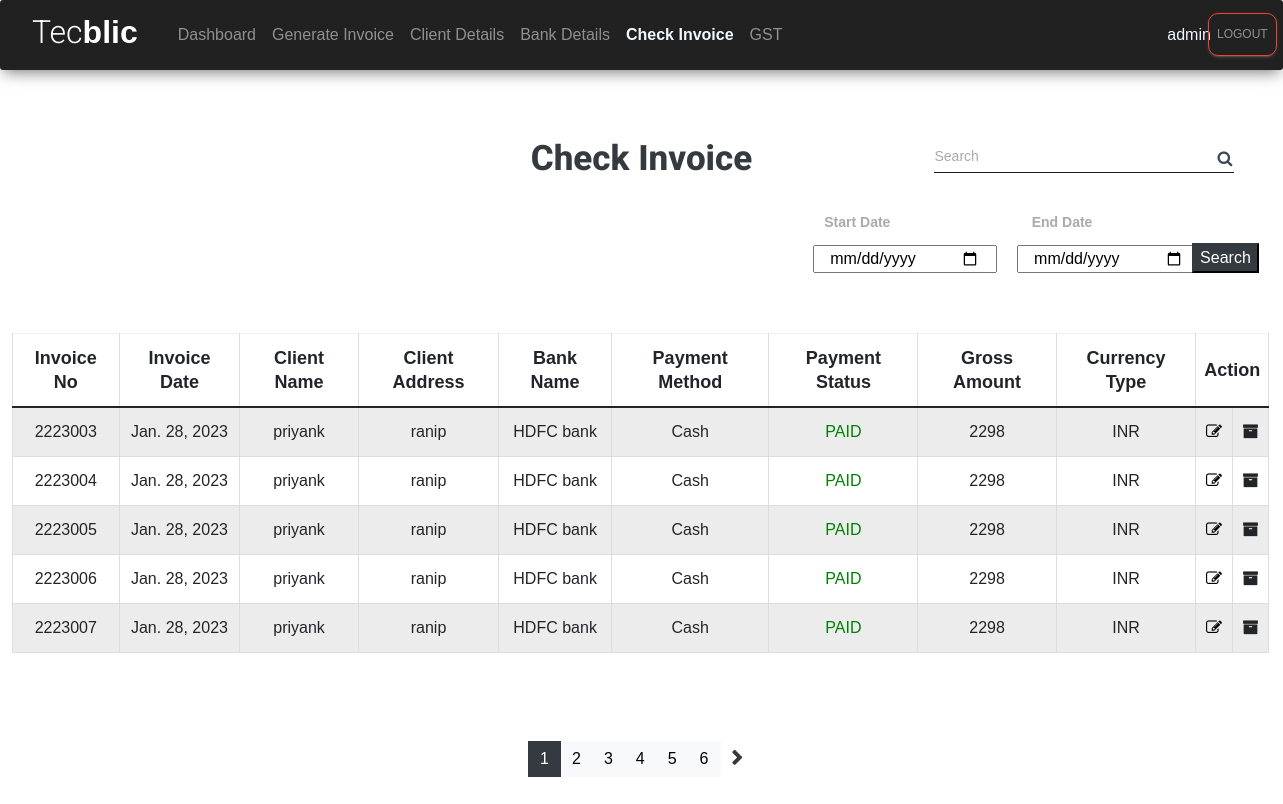
Before: /check (signed in) with the older database file.
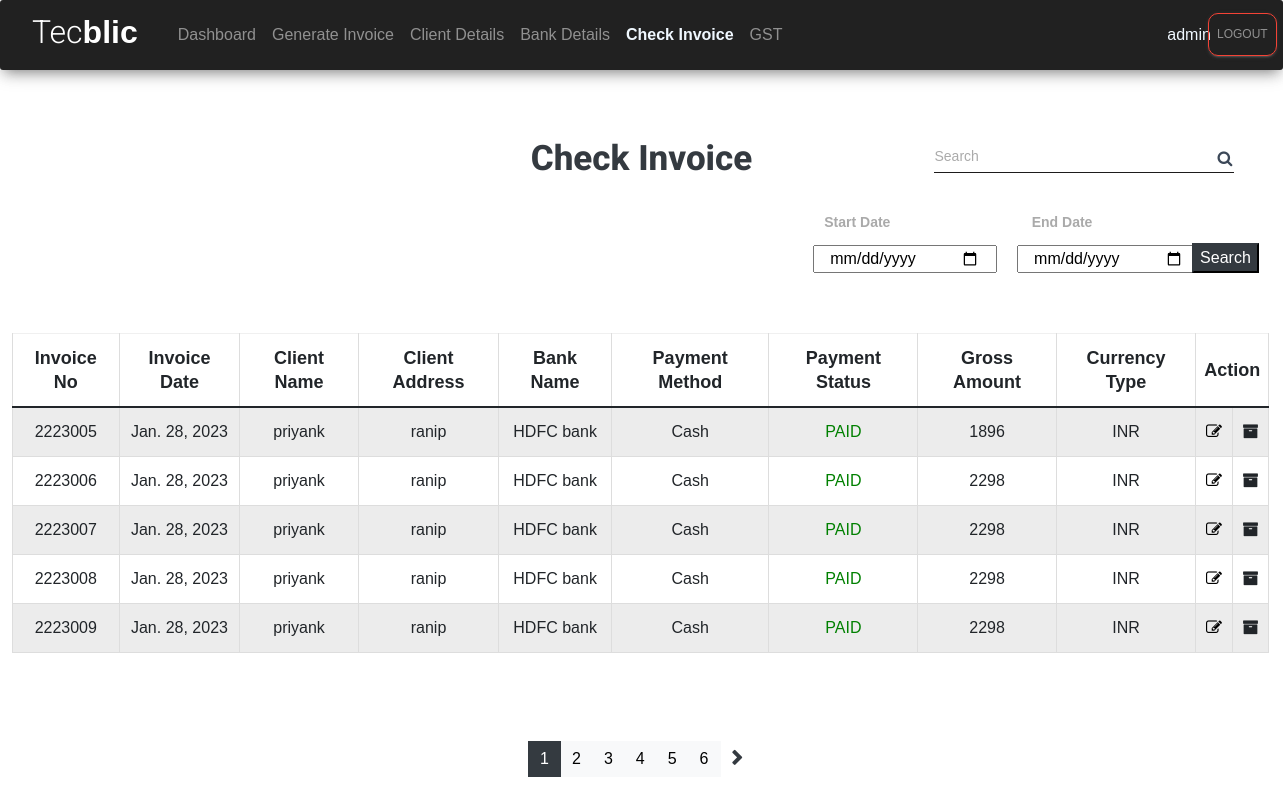
After: the same page with the newer database file.
### tecblicapp/models.py (models this page shows, shortened)
class SoftDeleteModel(models.Model):
    is_deleted = models.BooleanField(default=False)
    class Meta:
        abstract = True

class Invoice(SoftDeleteModel):
    Method = [
    ('----','----'),
    ('Cash', 'Cash'),
    ('Online', 'Online'),
    ('Cheque', 'Cheque'),
    ('Swift Transfer', 'Swift Transfer'),
    ]
    imp=[
        ('DOMESTIC','DOMESTIC'),
        ('EXPORT','EXPORT'),
        ('Inter State', 'Inter State'),
    ]
    Currency = [
    ('INR', 'INR'),
    ('USD', 'USD'),
    ('EUR', 'EUR'),
    ]
    STATUS = [
    ('PENDING', 'PENDING'),
    ('PAID', 'PAID'),
    ]
    emails=[
        ('only_generate','Only Generate'),
        ('generate_and_send','Generate And Send Mail')
    ]
    quantity_type = [
        ("No's", "No's"),
        ('HRS', 'HRS'),
        ('DAY', 'DAY'),
    ]
    invoice_no = models.IntegerField(primary_key=True, blank=True)
    sac_code = models.CharField(null=True, blank=True, max_length=6)
    invoice_date = models.DateField(null=True, blank=True)
    payment_method = models.CharField(choices=Method, default='Cash', max_length=100)
    payment_status = models.CharField(choices=STATUS, default='PAID', max_length=100)
    gross_amount=models.IntegerField(null=True,blank=True)
    cgst = models.CharField(max_length=20, null=True, blank=True,default=0)
    sgst = models.CharField(max_length=20, null=True, blank=True,default=0)
    igst = models.CharField(max_length=20, null=True, blank=True,default=0)
    currency_type=models.CharField(choices=Currency,max_length=5,default='INR')
    qty_type = models.CharField(choices=quantity_type, default='HRS', max_length=5)
    gst_type=models.CharField(choices=imp,default='DOMESTIC',max_length=20)
    t_2 = models.TextField(
        default="2) This Bill is payable by Electronic transfer/ DD/ Cheque in favor of Tecblic Private Limited. For payment made by electronic fund transfer, please send details to accounts@tecblic.com (Invoice number, Invoice amount, Tecblic Bank name and Account number, Payment date, Amount paid, TDS if applicable). Queries can be sent to us at accounts@tecblic.com.")
    t_3 = models.TextField(default="3) Please make payment within 7 days of receipt of this invoice.")
    t_4 = models.TextField(
        default="4) TDS certificate, if applicable, should be issued in favor of Tecblic Private Limited, AAHCT7338J of the Billing Entity and emailed to accounts@tecblic.com or couriered to above address.")
    t_5 = models.TextField(
        default="5) We declare that invoice shows the actual price of goods/services described and that all particulars are correct.")
    client = models.ForeignKey(clientDetail, blank=True, null=True, on_delete=models.SET_NULL)
    send_email=models.CharField(choices=emails,max_length=20,default='only_generate')
    bank = models.ForeignKey(BankDetails, blank=True, null=True, on_delete=models.SET_NULL)
    date_created = models.DateTimeField(auto_now_add=True,blank=True, null=True)
    last_updated = models.DateTimeField(auto_now=True,blank=True, null=True)

class clientDetail(models.Model):
    clientName=models.CharField(max_length=50,null=True,blank=True)
    clientEmail=models.EmailField(null=True,blank=True)
    clientAddress=models.CharField(max_length=200,null=True,blank=True)
    clientGSTIN=models.CharField(max_length=15,null=True,blank=True)
    clientPAN=models.CharField(max_length=10,null=True,blank=True)
    kindAttn=models.CharField(max_length=40,null=True,blank=True)
    placeofSupply=models.CharField(max_length=40,null=True,blank=True)
    activeClient = models.BooleanField(("Active Client"),default=True)

class BankDetails(models.Model):
    bank_name=models.CharField(max_length=40,null=True,blank=True)
    account_no=models.CharField(max_length=30,null=True,blank=True)
    ifsc_code=models.CharField(max_length=11,null=True,blank=True)
    bank_branch=models.CharField(max_length=40,null=True,blank=True)
    swift_code=models.CharField(max_length=11,null=True,blank=True)
    cin=models.CharField(max_length=21,null=True,blank=True)
    supplier_pan=models.CharField(max_length=10,null=True,blank=True)
    supplier_gstin=models.CharField(max_length=15,null=True,blank=True)
    arn=models.CharField(max_length=30,null=True,blank=True)

### tecblicapp/views.py (the view)
# urls.py: path('check', views.check_invoice, name="check_invoices"),
@login_required(login_url='login')
def check_invoice(request):
    inv_obj=Invoice.objects.filter(is_deleted=False)
    paginator = Paginator(inv_obj,5)
    page_number = request.GET.get('page')
    finaldata =  paginator.get_page(page_number)
    totalpage = finaldata.paginator.num_pages
    return render(request,'tecblicapp/check_invoice_status_demo.html',{'inv':finaldata,'totalpages':[n+1 for n in range(totalpage)]})

### tecblicapp/templates/tecblicapp/check_invoice_status_demo.html (shortened to what the changed rows need)
<!DOCTYPE html>
<html lang="en">
<head>
    <link href="https://cdn.jsdelivr.net/npm/bootstrap@5.1.3/dist/css/bootstrap.min.css" rel="stylesheet"
>
    <link href="https://cdnjs.cloudflare.com/ajax/libs/bootstrap-datepicker/1.2.0/css/datepicker.min.css"
        rel="stylesheet">
    <link rel="stylesheet" href="https://maxcdn.bootstrapcdn.com/font-awesome/latest/css/font-awesome.min.css">
    <link href="/static/assets/css/material-dashboard.css?v=2.1.2" rel="stylesheet" />
    <link href="/static/assets/css/material-dashboard-rtl.css?v=2.1.2" rel="stylesheet" />
</head>
<body>
  <br>
        <form action="" method="post" class="text-center" style="height:250px">
            <div style="font-family: Georgia, 'Times New Roman', Times, serif; ">
                <table class="table table-striped table-hover table-bordered table-sm" style="margin-left: 12px;width: 98%;margin-top: 12px;">
                    <thead>
                        <tr>
                            <th scope="col" style="font-weight:800;font-size: large;">Invoice No</th>
                            <th scope="col" style="font-weight:800;font-size: large;">Invoice Date</th>
                            <th scope="col" style="font-weight:800;font-size: large;">Client Name</th>
                            <th scope="col" style="font-weight:800;font-size: large;">Client Address</th>
                            <th scope="col" style="font-weight:800;font-size: large;">Bank Name</th>
                            <th scope="col" style="font-weight:800;font-size: large;">Payment Method</th>
                            <th scope="col" style="font-weight:800;font-size: large;">Payment Status</th>
                            <th scope="col" style="font-weight:800;font-size: large;">Gross Amount</th>
                            <th scope="col" style="font-weight:800;font-size: large;">Currency Type</th>
                            <th scope="col" colspan="2" style="font-weight:800;font-size: large;">Action</th>
                        </tr>
                    </thead>
                    <tbody id="tbody">
                        {% for i in inv %}
                        <tr>
                            <td scope="row">{{ i.invoice_no }}</td>
                            <td>{{ i.invoice_date }}</td>
                            <td>{{ i.client.clientName }}</td>
                            <td>{{ i.client.clientAddress }}</td>
                            <td>{{ i.bank.bank_name }}</td>
                            <td>{{ i.payment_method}}</td>
                            {% if i.payment_status == "PENDING" %}<td style="color:red;">{{ i.payment_status }}</td>
                            {% else %}<td style="color:green;">{{ i.payment_status }}</td>
                            {% endif %}
                            <td>{{ i.gross_amount}}</td>
                            <td>{{ i.currency_type}}</td>
                            <td><a  href="{% url 'edit_invoice' i.invoice_no %}" style="border-radius: 20px;color: black;" class=" "><i class="fa fa-edit"></i></a></td>
                            <form action="/delete_invoice/{{i.invoice_no}}" method="get">
                                <td><i type="button" onclick="this.form.submit()" class='fa fa-archive'></i>
                                </i></td>
                            </form>
                            {% endfor %}
                        </tr>
                    </tbody>
                </table>
            </div>
        </form>
        <br>
        <br>
        <nav aria-label="Page navigation example" class="mt-4" style="margin: auto;width: 25%;"">
            <ul class="pagination " style="justify-content: center;">
                {% for i in totalpages %}
                <li class="page-item
                {% if inv.number == i %}
        bg-dark
        {% else %}
        bg-light text-dark
        {% endif %}
        "
                "><a class="page-link " style="color:{% if inv.number == i %}white;{% else %}black;{% endif %}" href="/check?page={{i}}">{{i}}</a></li>
                {% endfor %}
            </ul>
        </nav>
        <br>
</body>
</html>

Changed rows visible on the page:
no longer on this page (row edited): Invoice: invoice_no "2223003", invoice_date "Jan. 28, 2023", client.clientName "priyank", client.clientAddress "ranip", bank.bank_name "HDFC bank", payment_method "Cash", payment_status "PAID", gross_amount "2298", currency_type "INR"
no longer on this page (row edited): Invoice: invoice_no "2223004", invoice_date "Jan. 28, 2023", client.clientName "priyank", client.clientAddress "ranip", bank.bank_name "HDFC bank", payment_method "Cash", payment_status "PAID", gross_amount "2298", currency_type "INR"
changed Invoice id 2223005: gross_amount "2298" → "1896"
now on this page (row unchanged): Invoice: invoice_no "2223008", invoice_date "Jan. 28, 2023", client.clientName "priyank", client.clientAddress "ranip", bank.bank_name "HDFC bank", payment_method "Cash", payment_status "PAID", gross_amount "2298", currency_type "INR"
now on this page (row unchanged): Invoice: invoice_no "2223009", invoice_date "Jan. 28, 2023", client.clientName "priyank", client.clientAddress "ranip", bank.bank_name "HDFC bank", payment_method "Cash", payment_status "PAID", gross_amount "2298", currency_type "INR"
